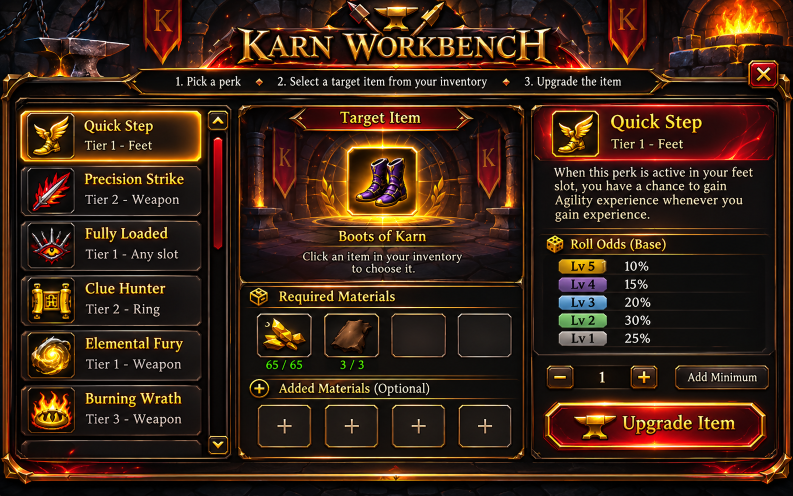
#> input picture tools/rev241-migration/assets/karn_ui/ref/workbench_ref.png, 1586 x 992 px (shown at 1/2 size)
$ python build_workbench.py
#> lines starting #> are read from the running program, lines starting #| are printed output that depends on the picture
### tools/rev241-migration/assets/karn_ui/ref/refkit.py
"""Shared helpers for building the Karn interfaces from the user's reference art (2026-11-14).

The references are 1589 x 990 mock-ups. Dynamic content (names, numbers, item icons, rows) is erased at full resolution,
then the image is scaled to the 512 x 334 interface as the window background; reusable pieces (row cards, slots, tabs,
buttons) are cut out as sprites. Coordinates in the build scripts are REFERENCE pixels; G() converts to game pixels.
"""
import os, random
from PIL import Image, ImageDraw, ImageFont, ImageFilter

GW, GH = 512, 334


class Ref:
    def __init__(self, path):
        self.im = Image.open(path).convert("RGB")
#> self.im is the input picture: PIL image 1586x992 RGB; mean R, G, B 58.5, 35.4, 21.4
        self.W, self.H = self.im.size
#> self.W = 1586; self.H = 992
        self.sx, self.sy = GW / self.W, GH / self.H
#> self.sx = 0.323; self.sy = 0.337

    def g(self, x, y):
        return round(x * self.sx), round(y * self.sy)

    # [4 lines left out: function gbox, not called in this run]

    def erase(self, x0, y0, x1, y1, seed=1, lr=False, tb=False):
        """fill the box from its border colours (bilinear blend of the four edges; lr: the left / right edges only) with a little grain"""
        im, px = self.im, self.im.load()
        x0, y0, x1, y1 = max(1, x0), max(1, y0), min(self.W - 2, x1), min(self.H - 2, y1)
        top = [px[x, y0 - 1] for x in range(x0, x1 + 1)]
        bot = [px[x, y1 + 1] for x in range(x0, x1 + 1)]
        lef = [px[x0 - 1, y] for y in range(y0, y1 + 1)]
        rig = [px[x1 + 1, y] for y in range(y0, y1 + 1)]
        w, h = x1 - x0, y1 - y0
        rnd = random.Random(seed)
        for j in range(h + 1):
            v = j / h if h else 0
            for i in range(w + 1):
                u = i / w if w else 0
                c = [0, 0, 0]
                for k in range(3):
                    tbv = top[i][k] * (1 - v) + bot[i][k] * v
                    side = lef[j][k] * (1 - u) + rig[j][k] * u
                    c[k] = side if lr else tbv if tb else (tbv + side) / 2
                n = rnd.randint(-3, 3)
                px[x0 + i, y0 + j] = tuple(max(0, min(255, int(c[k] + n))) for k in range(3))
        # soften the seams
        region = im.crop((x0 - 2, y0 - 2, x1 + 3, y1 + 3)).filter(ImageFilter.GaussianBlur(1.2))
        im.paste(region, (x0 - 2, y0 - 2))

    def fill(self, x0, y0, x1, y1, rgb):
        ImageDraw.Draw(self.im).rectangle((x0, y0, x1, y1), fill=rgb)

    def copy(self, src, dst_xy, size=None):
        """copy a reference box (x0,y0,x1,y1) to dst (x, y), optionally resized to (w, h) reference px"""
        part = self.im.crop(src)
        if size:
            part = part.resize(size, Image.LANCZOS)
        self.im.paste(part, dst_xy)

    # [6 lines left out: function text, not called in this run]

    def background(self):
        return self.im.resize((GW, GH), Image.LANCZOS)

    def sprite(self, box, size):
        """a cut-out at game size (w, h)"""
        return self.im.crop(box).resize(size, Image.LANCZOS)


def save(img, png_dir, sprite_id):
    img.convert("RGBA").save(os.path.join(png_dir, f"{sprite_id}.png"))


def brighter(img, f=1.15):
    from PIL import ImageEnhance
    return ImageEnhance.Brightness(img).enhance(f)


# [23 lines left out: function gold_title, not called in this run]


def fill_avg(ref, box, sample):
    """fill a box with the average colour of a sample box (for slot interiors / rows where edge blending streaks)"""
    from PIL import ImageStat, ImageDraw
    m = ImageStat.Stat(ref.im.crop(sample)).mean
    ImageDraw.Draw(ref.im).rectangle(box, fill=tuple(int(v) for v in m[:3]))


# [9 lines left out: function copy_feather, not called in this run]

### tools/rev241-migration/assets/karn_ui/ref/build_workbench.py
"""Karn Workbench (1153) from the user's reference (workbench_ref.png, 2026-11-14). The reference's quantity selector
(- 1 +) is left out: the workbench has no quantity (the art keeps its Add Minimum and Upgrade Item buttons).
25200 background; 25208 perk card, 25209 card hover, 25210 selected card."""
import sys, os
sys.path.insert(0, os.path.dirname(__file__))
from refkit import Ref, save, brighter, fill_avg

here = os.path.dirname(os.path.abspath(__file__))
png = os.path.join(here, "..", "png")
src = os.path.join(here, "workbench_ref.png")
r = Ref(src)

CARD = (44, 333, 404, 430)       # "Precision Strike"
SEL = (42, 222, 402, 319)        # the highlighted "Quick Step", cut to the same size
# 2026-11-15 (user: "texts too small"): cards 40 tall (were 33) so the name can take two p12 lines and the tier line p12
CARD_SIZE = (round((CARD[2] - CARD[0]) * r.sx), 40)
#> CARD_SIZE = (116, 40)

c = Ref(src)
fill_avg(c, (56, 342, 146, 422), (50, 360, 53, 400))
#> in fill_avg, `m = ImageStat.Stat(ref.im.crop(sample)).mean`: m = [16.68, 16.13, 16.88]
c.erase(158, 338, 398, 380)
#> in erase, `top = [px[x, y0 - 1] for x in range(x0, x1 + 1)]`: top = 241 items, first 6: (38, 28, 24), (39, 28, 24), (39, 28, 24), (39, 28, 24), (39, 28, 24), (39, 28, 24)
#> in erase, `bot = [px[x, y1 + 1] for x in range(x0, x1 + 1)]`: bot = 241 items, first 6: (18, 15, 15), (19, 15, 15), (18, 15, 15), (18, 15, 15), (17, 15, 14), (18, 14, 14)
#> in erase, `lef = [px[x0 - 1, y] for y in range(y0, y1 + 1)]`: lef = 43 items, first 6: (36, 27, 23), (34, 26, 21), (33, 25, 21), (32, 24, 21), (31, 23, 20), (29, 22, 19)
#> in erase, `rig = [px[x1 + 1, y] for y in range(y0, y1 + 1)]`: rig = 43 items, first 6: (69, 43, 32), (138, 99, 77), (108, 77, 59), (54, 35, 28), (45, 32, 27), (43, 31, 27)
c.erase(158, 382, 398, 424)
fill_avg(c, (54, 230, 144, 310), (48, 250, 51, 290))
c.erase(156, 228, 396, 270)
c.erase(156, 272, 396, 312)
card = c.sprite(CARD, CARD_SIZE)
save(card, png, 25208)
save(brighter(card, 1.18), png, 25209)
save(c.sprite(SEL, CARD_SIZE), png, 25210)

# ---- the background
r.erase(40, 214, 410, 912)                       # the perk cards
r.erase(330, 147, 1290, 181, lr=True)            # the painted steps line: live game text now (WorkbenchHub SUB_HEADER, p12)
r.erase(414, 220, 460, 910)                      # the scrollbar
r.copy((1518, 220, 1532, 314), (1084, 220), (436, 94))   # the header band rebuilt from its clean right end (perk icon, name, tier gone)
#> in copy, `part = part.resize(size, Image.LANCZOS)`:
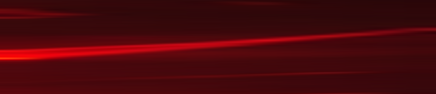
#> part: PIL image 436x94 RGB; mean R, G, B 73.6, 7.1, 11.2
#> in copy, `self.im.paste(part, dst_xy)`:
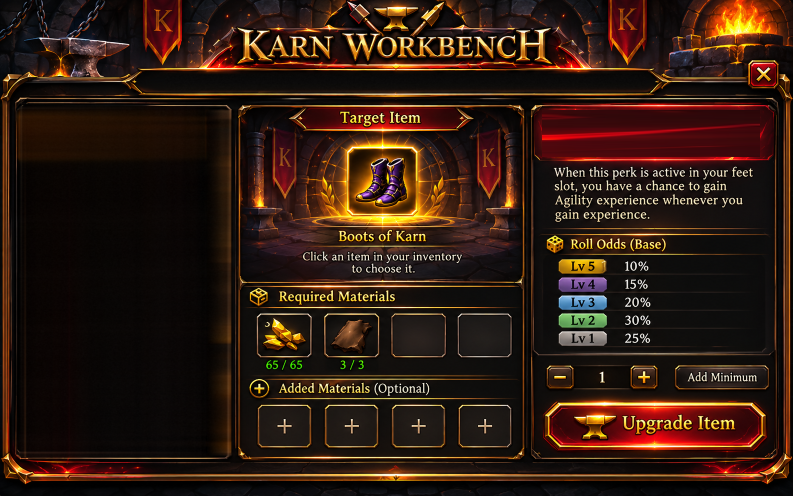
#> self.im: PIL image 1586x992 RGB (shown at 1/2 size); mean R, G, B 49.6, 28.3, 17.5
r.erase(1098, 330, 1525, 452)                    # the description
#> in erase (call 8), `top = [px[x, y0 - 1] for x in range(x0, x1 + 1)]`: top = 428 items, first 6: (23, 14, 15), (23, 14, 14), (23, 14, 14), (24, 14, 14), (24, 14, 15), (25, 13, 15)
#> in erase (call 8), `bot = [px[x, y1 + 1] for x in range(x0, x1 + 1)]`: bot = 428 items, first 6: (17, 14, 14), (17, 14, 14), (17, 14, 15), (18, 15, 15), (17, 14, 14), (17, 14, 14)
#> in erase (call 8), `lef = [px[x0 - 1, y] for y in range(y0, y1 + 1)]`: lef = 123 items, first 6: (22, 14, 15), (21, 14, 14), (20, 15, 15), (20, 14, 15), (20, 14, 15), (19, 14, 14)
#> in erase (call 8), `rig = [px[x1 + 1, y] for y in range(y0, y1 + 1)]`: rig = 123 items, first 6: (18, 13, 14), (18, 13, 14), (18, 13, 14), (18, 12, 13), (18, 12, 13), (17, 12, 13)
#> in erase (call 8), `region = im.crop((x0 - 2, y0 - 2, x1 + 3, y1 + 3)).filter(ImageFilter...`:
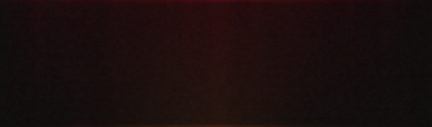
#> region: PIL image 432x127 RGB; mean R, G, B 26.4, 14, 13.8
r.erase(1133, 468, 1347, 508, lr=True)           # Roll Odds (Base)
r.erase(1236, 515, 1345, 694)                    # the percentages (the coloured Lv pills stay)
#> in erase (call 10), `top = [px[x, y0 - 1] for x in range(x0, x1 + 1)]`: top = 110 items, first 6: (14, 12, 11), (13, 12, 11), (14, 12, 11), (14, 13, 11), (14, 13, 12), (14, 13, 13)
#> in erase (call 10), `bot = [px[x, y1 + 1] for x in range(x0, x1 + 1)]`: bot = 110 items, first 6: (15, 13, 11), (14, 13, 11), (14, 13, 11), (14, 13, 12), (14, 13, 12), (14, 13, 12)
#> in erase (call 10), `lef = [px[x0 - 1, y] for y in range(y0, y1 + 1)]`: lef = 180 items, first 6: (13, 12, 11), (13, 12, 11), (13, 13, 12), (14, 12, 11), (15, 12, 11), (15, 13, 11)
#> in erase (call 10), `rig = [px[x1 + 1, y] for y in range(y0, y1 + 1)]`: rig = 180 items, first 6: (12, 12, 11), (12, 12, 11), (13, 12, 12), (12, 13, 13), (13, 12, 12), (12, 12, 11)
#> in erase (call 10), `region = im.crop((x0 - 2, y0 - 2, x1 + 3, y1 + 3)).filter(ImageFilter...`:
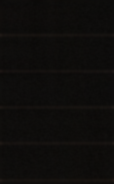
#> region: PIL image 114x184 RGB; mean R, G, B 14.5, 13, 11.5
r.erase(1086, 724, 1324, 786)                    # the quantity selector (not a workbench feature)
#> in erase (call 11), `top = [px[x, y0 - 1] for x in range(x0, x1 + 1)]`: top = 239 items, first 6: (14, 12, 10), (13, 12, 10), (13, 11, 10), (13, 11, 10), (14, 12, 11), (14, 12, 11)
#> in erase (call 11), `bot = [px[x, y1 + 1] for x in range(x0, x1 + 1)]`: bot = 239 items, first 6: (14, 12, 11), (14, 13, 11), (14, 13, 11), (14, 13, 11), (15, 12, 11), (15, 12, 11)
#> in erase (call 11), `lef = [px[x0 - 1, y] for y in range(y0, y1 + 1)]`: lef = 63 items, first 6: (13, 11, 11), (13, 11, 10), (12, 10, 10), (13, 11, 10), (13, 12, 11), (13, 11, 10)
#> in erase (call 11), `rig = [px[x1 + 1, y] for y in range(y0, y1 + 1)]`: rig = 63 items, first 6: (18, 14, 11), (17, 14, 11), (17, 13, 11), (16, 13, 10), (17, 13, 10), (17, 13, 10)
#> in erase (call 11), `im.paste(region, (x0 - 2, y0 - 2))`:
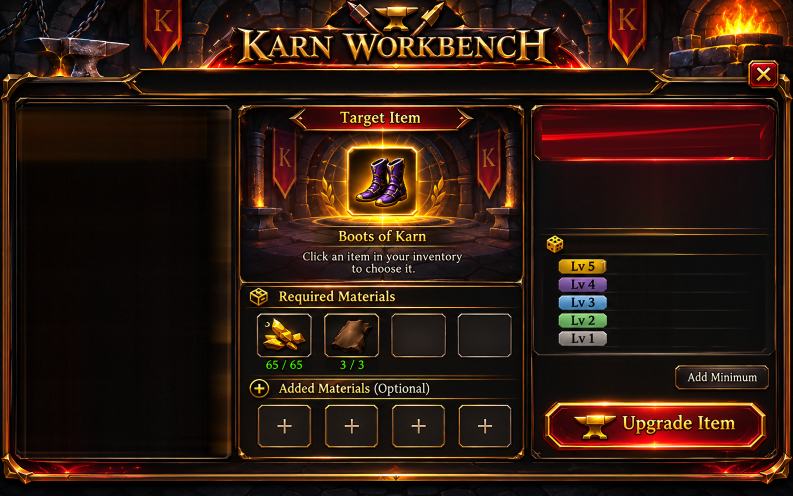
#> im: PIL image 1586x992 RGB (shown at 1/2 size); mean R, G, B 48, 26.8, 16.4
r.erase(1362, 738, 1528, 774)                    # Add Minimum (the button stays)
r.erase(1240, 815, 1488, 882)                    # Upgrade Item (the button and its anvil stay)
#> in erase (call 13), `region = im.crop((x0 - 2, y0 - 2, x1 + 3, y1 + 3)).filter(ImageFilter...`:
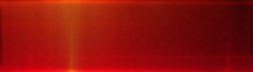
#> region: PIL image 253x72 RGB; mean R, G, B 143.2, 16.6, 10.7
r.fill(708, 306, 822, 418, (40, 24, 14))         # the boots in the target frame
r.erase(596, 452, 936, 494)                      # Boots of Karn
r.erase(596, 498, 938, 554)                      # the hint
fill_avg(r, (522, 634, 616, 708), (518, 640, 520, 700))   # the two required materials
fill_avg(r, (656, 634, 752, 708), (652, 640, 654, 700))
r.erase(506, 714, 772, 750, lr=True)             # their counts
save(r.background(), png, 25200)
#> in background, `return self.im.resize((GW, GH), Image.LANCZOS)`:
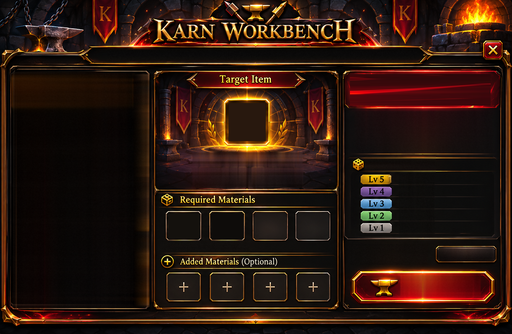
#> returned value: PIL image 512x334 RGB; mean R, G, B 46.9, 25.6, 16
print("workbench: card", CARD_SIZE)
#| workbench: card (116, 40)
